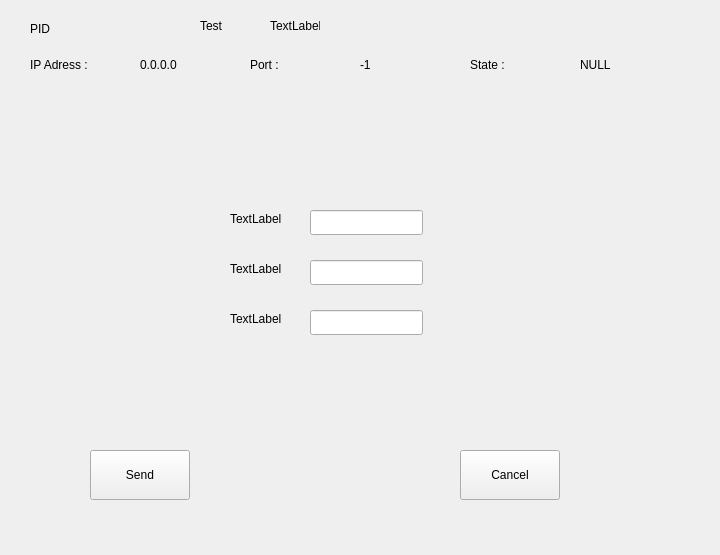
<?xml version="1.0" encoding="UTF-8"?>
<ui version="4.0">
 <class>productA</class>
 <widget class="QWidget" name="productA">
  <property name="geometry">
   <rect>
    <x>0</x>
    <y>0</y>
    <width>720</width>
    <height>555</height>
   </rect>
  </property>
  <property name="minimumSize">
   <size>
    <width>720</width>
    <height>555</height>
   </size>
  </property>
  <property name="maximumSize">
   <size>
    <width>720</width>
    <height>555</height>
   </size>
  </property>
  <property name="windowTitle">
   <string>Form</string>
  </property>
  <widget class="QLabel" name="IpLabel">
   <property name="geometry">
    <rect>
     <x>30</x>
     <y>40</y>
     <width>100</width>
     <height>50</height>
    </rect>
   </property>
   <property name="text">
    <string>IP Adress :</string>
   </property>
  </widget>
  <widget class="QLabel" name="IpText">
   <property name="geometry">
    <rect>
     <x>140</x>
     <y>40</y>
     <width>100</width>
     <height>50</height>
    </rect>
   </property>
   <property name="text">
    <string>0.0.0.0</string>
   </property>
  </widget>
  <widget class="QLabel" name="PortLabel">
   <property name="geometry">
    <rect>
     <x>250</x>
     <y>40</y>
     <width>100</width>
     <height>50</height>
    </rect>
   </property>
   <property name="text">
    <string>Port : </string>
   </property>
  </widget>
  <widget class="QLabel" name="PortText">
   <property name="geometry">
    <rect>
     <x>360</x>
     <y>40</y>
     <width>100</width>
     <height>50</height>
    </rect>
   </property>
   <property name="text">
    <string>-1</string>
   </property>
  </widget>
  <widget class="QLabel" name="StateLabel">
   <property name="geometry">
    <rect>
     <x>470</x>
     <y>40</y>
     <width>100</width>
     <height>50</height>
    </rect>
   </property>
   <property name="text">
    <string>State : </string>
   </property>
  </widget>
  <widget class="QLabel" name="StateText">
   <property name="geometry">
    <rect>
     <x>580</x>
     <y>40</y>
     <width>100</width>
     <height>50</height>
    </rect>
   </property>
   <property name="text">
    <string>NULL</string>
   </property>
  </widget>
  <widget class="QPushButton" name="SendButton">
   <property name="geometry">
    <rect>
     <x>90</x>
     <y>450</y>
     <width>100</width>
     <height>50</height>
    </rect>
   </property>
   <property name="text">
    <string>Send</string>
   </property>
  </widget>
  <widget class="QPushButton" name="CancelButton">
   <property name="geometry">
    <rect>
     <x>460</x>
     <y>450</y>
     <width>100</width>
     <height>50</height>
    </rect>
   </property>
   <property name="text">
    <string>Cancel</string>
   </property>
  </widget>
  <widget class="QLabel" name="label">
   <property name="geometry">
    <rect>
     <x>230</x>
     <y>210</y>
     <width>67</width>
     <height>17</height>
    </rect>
   </property>
   <property name="text">
    <string>TextLabel</string>
   </property>
  </widget>
  <widget class="QLabel" name="label_2">
   <property name="geometry">
    <rect>
     <x>230</x>
     <y>260</y>
     <width>67</width>
     <height>17</height>
    </rect>
   </property>
   <property name="text">
    <string>TextLabel</string>
   </property>
  </widget>
  <widget class="QLabel" name="label_3">
   <property name="geometry">
    <rect>
     <x>230</x>
     <y>310</y>
     <width>67</width>
     <height>17</height>
    </rect>
   </property>
   <property name="text">
    <string>TextLabel</string>
   </property>
  </widget>
  <widget class="QLineEdit" name="lineEdit_a">
   <property name="geometry">
    <rect>
     <x>310</x>
     <y>210</y>
     <width>113</width>
     <height>25</height>
    </rect>
   </property>
  </widget>
  <widget class="QLineEdit" name="lineEdit_b">
   <property name="geometry">
    <rect>
     <x>310</x>
     <y>260</y>
     <width>113</width>
     <height>25</height>
    </rect>
   </property>
  </widget>
  <widget class="QLineEdit" name="lineEdit_c">
   <property name="geometry">
    <rect>
     <x>310</x>
     <y>310</y>
     <width>113</width>
     <height>25</height>
    </rect>
   </property>
  </widget>
  <widget class="QLabel" name="PidLabel">
   <property name="geometry">
    <rect>
     <x>30</x>
     <y>20</y>
     <width>67</width>
     <height>17</height>
    </rect>
   </property>
   <property name="text">
    <string>PID</string>
   </property>
  </widget>
  <widget class="QLabel" name="PidText">
   <property name="geometry">
    <rect>
     <x>130</x>
     <y>20</y>
     <width>67</width>
     <height>17</height>
    </rect>
   </property>
   <property name="text">
    <string/>
   </property>
  </widget>
  <widget class="QLabel" name="TestLabel">
   <property name="geometry">
    <rect>
     <x>200</x>
     <y>20</y>
     <width>50</width>
     <height>12</height>
    </rect>
   </property>
   <property name="text">
    <string>Test</string>
   </property>
  </widget>
  <widget class="QLabel" name="TestLabel2">
   <property name="geometry">
    <rect>
     <x>270</x>
     <y>20</y>
     <width>50</width>
     <height>12</height>
    </rect>
   </property>
   <property name="text">
    <string>TextLabel</string>
   </property>
  </widget>
 </widget>
 <resources/>
 <connections/>
</ui>
